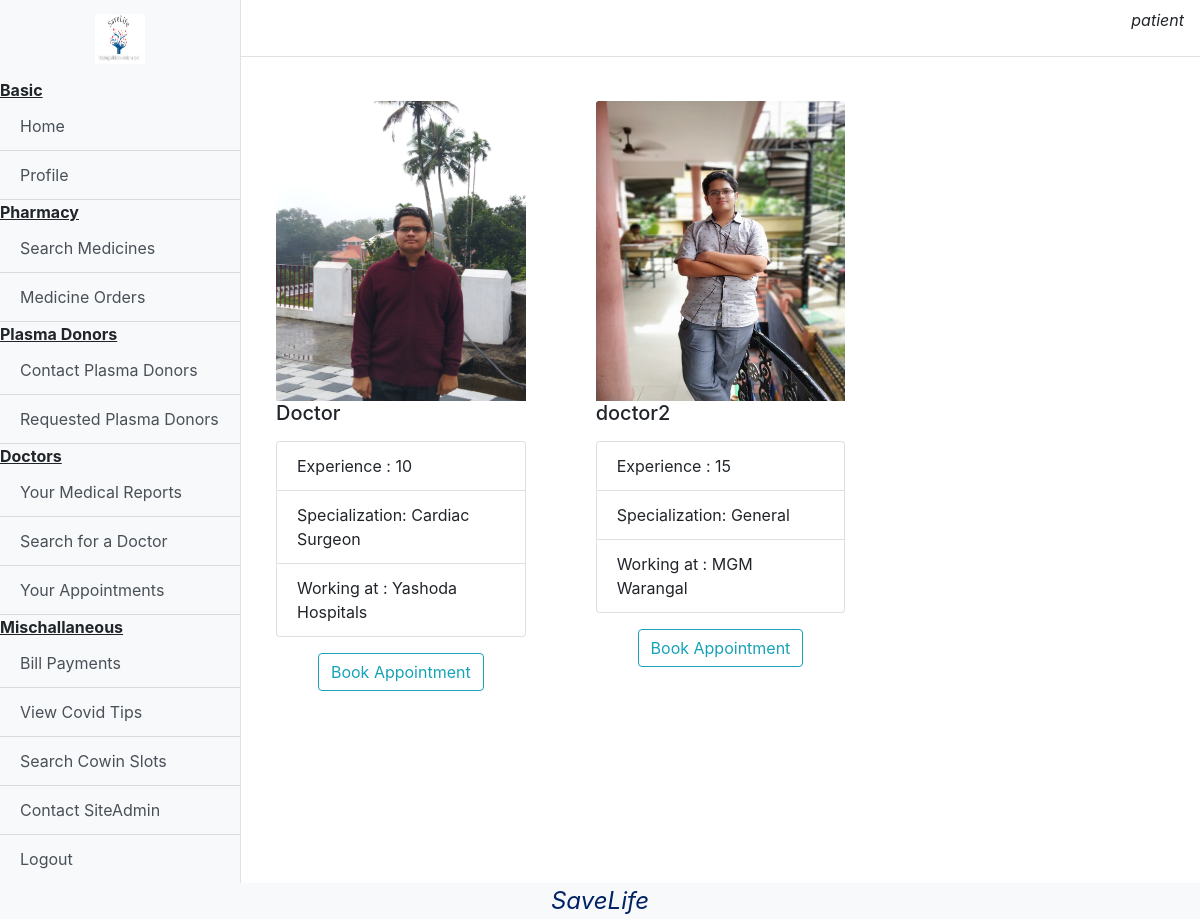
The app's page /patient/viewDoctor (signed in) with its own data.
### base/models.py (models this page shows, shortened)
class User(AbstractUser):
    type = models.CharField(max_length=10,choices=(("Patient","Patient"),("Doctor","Doctor"),("Donor","Donor"),("Pharmacy","Pharmacy")))

### doctor/models.py (models this page shows)
class DoctorProfile(models.Model):
    user = models.ForeignKey(User,on_delete=models.CASCADE)
    experience = models.IntegerField()
    specialization = models.CharField(max_length=200)
    working_at = models.CharField(max_length=200)
    photo = models.ImageField(upload_to='doctor_pics',null=True)

### patient/views.py (the view)
# urls.py: path('viewDoctor',views.viewDoctor,name="viewDoctor"),
def viewDoctor(request):
    if request.user.type!="Patient":
        storage = messages.get_messages(request)
        storage.used = True
        messages.info(request,'Not Allowed. Please Re-Login')
        return redirect('/')
    doctors = DoctorProfile.objects.all()
    return render(request,'Patient/viewDoctors.html',{'doctor':doctors})

### templates/Patient/viewDoctors.html (shortened to what this page needs)
{%extends "Patient/dashboard.html"%}
{%block content%}
<br>
<div class="row">
    {%for item in doctor%}
    <div class="col-sm-4">
        <div class="card-body">
            <img class="card-img-top" src="{{item.photo.url}}" width="200px" height="300px" alt="Card image cap">
            <h5 class="card-title">{{item.user.first_name}}</h5>
            <p class="card-text">
                <ul class="list-group">
                    <li class="list-group-item">Experience : {{item.experience}}</li>
                    <li class="list-group-item">Specialization: {{item.specialization}}</li>
                    <li class="list-group-item">Working at : {{item.working_at}}</li>
                </ul>
            </p>
            <div class="row">
                <div class="col-sm">
                    <center><a href="/patient/bookAppointment/{{item.user.id}}" class="btn btn-outline-info">Book Appointment</a></center>
                </div>
            </div>
        </div>
    </div>
    {%endfor%}
</div>
{%endblock%}

### templates/Patient/dashboard.html (shortened to what this page needs)
{%load static%}
{% load google_translate %}
<!DOCTYPE html>
<html lang="en">
<head>
    <link rel="stylesheet" href="https://cdn.jsdelivr.net/npm/bootstrap@4.5.3/dist/css/bootstrap.min.css">
    <link rel="stylesheet" href="{% static 'css/dashboard.css' %}">
</head>
<body>
  <div class="d-flex" id="wrapper">
    <div class="bg-light border-right" id="sidebar-wrapper">
      <div class="sidebar-heading"><center><img src="{% static 'images/logo.jpg' %}" width="50px" height="50px"></center></div>
      <div class="list-group list-group-flush">
        <b><u>Basic</u></b>
        <a href="/dashboard" class="list-group-item list-group-item-action bg-light">Home</a>
        <a href="/addProfile" class="list-group-item list-group-item-action bg-light">Profile</a>
        <b><u>Pharmacy</u></b>
        <a href="/patient/searchMedicine" class="list-group-item list-group-item-action bg-light">Search Medicines</a>
        <a href="/patient/yourOrders" class="list-group-item list-group-item-action bg-light">Medicine Orders</a>
        <b><u>Plasma Donors</u></b>
        <a href="/patient/searchDonors" class="list-group-item list-group-item-action bg-light">Contact Plasma Donors</a>
        <a href="/patient/showDonorRequest" class="list-group-item list-group-item-action bg-light">Requested Plasma Donors </a>
        <b><u>Doctors</u></b>
        <a href="/patient/MedicalReport" class="list-group-item list-group-item-action bg-light">Your Medical Reports</a>
        <a href="/patient/viewDoctor" class="list-group-item list-group-item-action bg-light">Search for a Doctor</a>
        <a href="/patient/viewAppointment" class="list-group-item list-group-item-action bg-light">Your Appointments</a>
        <b><u> Mischallaneous</u></b>
        <a href="/patient/yourBill" class="list-group-item list-group-item-action bg-light">Bill Payments</a>
        <a href="/covidTips" class="list-group-item list-group-item-action bg-light">View Covid Tips</a>
        <a href="/cowinSlot" class="list-group-item list-group-item-action bg-light">Search Cowin Slots</a>
        <a href="/contactAdmin" class="list-group-item list-group-item-action bg-light">Contact SiteAdmin</a>
        <a href="/logout" class="list-group-item list-group-item-action bg-light">Logout</a>
      </div>
    </div>
    <div id="page-content-wrapper">
      <nav class="navbar navbar-expand-lg navbar-light bg-transparent border-bottom">
        <button class="btn btn-link" id="menu-toggle"></button>
        <p class="justify-content-end ml-auto" style="font-style: oblique;">{% google_translate type='vertical' language='en' %} {{request.user.username}}</p>
      </nav>
      <div class="container-fluid">
            {%block content%}
            {%endblock%}
      </div>
    </div>
  </div>
  <div class="footer obq bg-light">
    SaveLife
</div>
</body>
</html>

### static/css/dashboard.css (style rules this page uses)
#wrapper { overflow-x: hidden; }
#sidebar-wrapper { min-height: 100vh; margin-left: -15rem; -webkit-transition: margin .25s ease-out; -moz-transition: margin .25s ease-out; -o-transition: margin .25s ease-out; transition: margin .25s ease-out; }
.footer { font-weight: 400; font-size: 1.3em; left: 0; bottom: 0; width: 100%; color: #002366; text-align: center; }
#sidebar-wrapper .sidebar-heading { padding: 0.875rem 1.25rem; font-size: 1.2rem; }
#sidebar-wrapper .list-group { width: 15rem; }
#page-content-wrapper { min-width: 100vw; }
@media (min-width: 768px) { #sidebar-wrapper { margin-left: 0; } }
@media (min-width: 768px) { #page-content-wrapper { min-width: 0; width: 100%; } }
.obq { font-style: oblique; font-size: 1.5em; text-align:center; }

### records on screen
User: user.username "patient"
DoctorProfile: photo (picture), user.first_name "Doctor", experience "10", specialization "Cardiac Surgeon", working_at "Yashoda Hospitals"
DoctorProfile: photo (picture), user.first_name "doctor2", experience "15", specialization "General", working_at "MGM Warangal"
